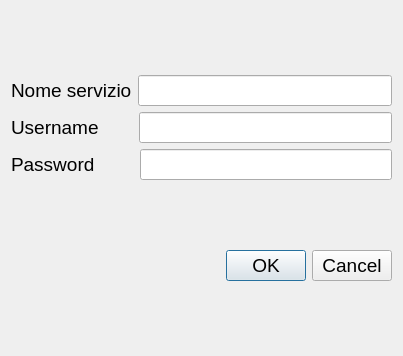
<?xml version="1.0" encoding="UTF-8"?>
<ui version="4.0">
 <class>Dialog</class>
 <widget class="QDialog" name="Dialog">
  <property name="geometry">
   <rect>
    <x>0</x>
    <y>0</y>
    <width>403</width>
    <height>356</height>
   </rect>
  </property>
  <property name="windowTitle">
   <string>Aggiungi servizio</string>
  </property>
  <layout class="QVBoxLayout" name="verticalLayout_2">
   <item>
    <layout class="QVBoxLayout" name="verticalLayout">
     <item>
      <layout class="QHBoxLayout" name="horizontalLayout">
       <item>
        <widget class="QLabel" name="label">
         <property name="font">
          <font>
           <pointsize>14</pointsize>
          </font>
         </property>
         <property name="text">
          <string>Nome servizio</string>
         </property>
        </widget>
       </item>
       <item>
        <widget class="QLineEdit" name="lineEdit">
         <property name="font">
          <font>
           <pointsize>14</pointsize>
          </font>
         </property>
        </widget>
       </item>
      </layout>
     </item>
     <item>
      <layout class="QHBoxLayout" name="horizontalLayout_2">
       <property name="spacing">
        <number>40</number>
       </property>
       <item>
        <widget class="QLabel" name="label_2">
         <property name="font">
          <font>
           <pointsize>14</pointsize>
          </font>
         </property>
         <property name="text">
          <string>Username</string>
         </property>
        </widget>
       </item>
       <item>
        <widget class="QLineEdit" name="lineEdit_2">
         <property name="font">
          <font>
           <pointsize>14</pointsize>
          </font>
         </property>
        </widget>
       </item>
      </layout>
     </item>
     <item>
      <layout class="QHBoxLayout" name="horizontalLayout_3">
       <property name="spacing">
        <number>45</number>
       </property>
       <item>
        <widget class="QLabel" name="label_3">
         <property name="font">
          <font>
           <pointsize>14</pointsize>
          </font>
         </property>
         <property name="text">
          <string>Password</string>
         </property>
        </widget>
       </item>
       <item>
        <widget class="QLineEdit" name="lineEdit_3">
         <property name="font">
          <font>
           <pointsize>14</pointsize>
          </font>
         </property>
        </widget>
       </item>
      </layout>
     </item>
    </layout>
   </item>
   <item>
    <widget class="QDialogButtonBox" name="buttonBox">
     <property name="font">
      <font>
       <pointsize>14</pointsize>
      </font>
     </property>
     <property name="orientation">
      <enum>Qt::Horizontal</enum>
     </property>
     <property name="standardButtons">
      <set>QDialogButtonBox::Cancel|QDialogButtonBox::Ok</set>
     </property>
    </widget>
   </item>
  </layout>
 </widget>
 <resources/>
 <connections>
  <connection>
   <sender>buttonBox</sender>
   <signal>accepted()</signal>
   <receiver>Dialog</receiver>
   <slot>accept()</slot>
   <hints>
    <hint type="sourcelabel">
     <x>248</x>
     <y>254</y>
    </hint>
    <hint type="destinationlabel">
     <x>157</x>
     <y>274</y>
    </hint>
   </hints>
  </connection>
  <connection>
   <sender>buttonBox</sender>
   <signal>rejected()</signal>
   <receiver>Dialog</receiver>
   <slot>reject()</slot>
   <hints>
    <hint type="sourcelabel">
     <x>316</x>
     <y>260</y>
    </hint>
    <hint type="destinationlabel">
     <x>286</x>
     <y>274</y>
    </hint>
   </hints>
  </connection>
 </connections>
</ui>
